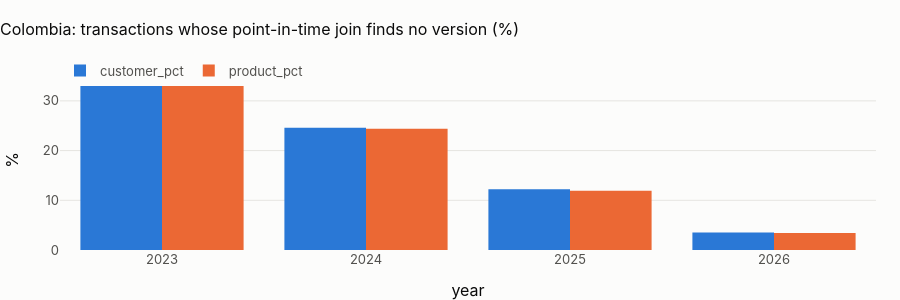

This figure's notebook cell:
### Markdown cell above
## 1 · Point-in-time keys of the transaction fact

### Code cell
cov = pl.q("""select count(*) as transactions,
                     round(100 * avg((customer_sk is null)::int), 2) as missing_customer_sk_pct,
                     round(100 * avg((product_sk is null)::int), 2) as missing_product_sk_pct,
                     round(100 * avg((customer_sk is null or product_sk is null)::int), 2) as missing_either_pct
              from {fct_transaction}""")
show(cov, paging=False)
yr = pl.q("""select year(transaction_ts_utc) as year, round(100 * avg((customer_sk is null)::int), 1) as customer_pct,
                    round(100 * avg((product_sk is null)::int), 1) as product_pct
             from {fct_transaction} group by 1 order by 1""")
fig = px.bar(
    yr.melt(id_vars="year"),
    x="year",
    y="value",
    color="variable",
    barmode="group",
    title=f"{CTRY.name}: transactions whose point-in-time join finds no version (%)",
)
fig.update_layout(height=300, yaxis_title="%", legend_title=None)
fig.show()
display(
    Markdown(
        f"**{cov.missing_either_pct.iloc[0]:.1f} % of {CTRY.name}'s transactions lose at least one key**, every one because "
        "it predates the customer's registration or the product's opening (an independence of dates in the generator). "
        "The fix is the same in every country: the first version is valid from the beginning of time."
    )
)

### Figure 1 — Plotly figure (JSON) as saved in the notebook; plotly's stock layout.template omitted (floating-point values rounded to 4 significant figures)
{"data": [{"alignmentgroup": "True", "hovertemplate": "variable=customer_pct<br>year=%{x}<br>value=%{y}<extra></extra>", "legendgroup": "customer_pct", "marker": {"color": "#2a78d6", "pattern": {"shape": ""}}, "name": "customer_pct", "offsetgroup": "customer_pct", "orientation": "v", "showlegend": true, "textposition": "auto", "type": "bar", "x": [2023, 2024, 2025, 2026], "xaxis": "x", "y": [34.4, 24.6, 12.2, 3.5], "yaxis": "y"}, {"alignmentgroup": "True", "hovertemplate": "variable=product_pct<br>year=%{x}<br>value=%{y}<extra></extra>", "legendgroup": "product_pct", "marker": {"color": "#eb6834", "pattern": {"shape": ""}}, "name": "product_pct", "offsetgroup": "product_pct", "orientation": "v", "showlegend": true, "textposition": "auto", "type": "bar", "x": [2023, 2024, 2025, 2026], "xaxis": "x", "y": [34.2, 24.4, 11.9, 3.4], "yaxis": "y"}], "layout": {"barmode": "group", "height": 300, "legend": {"title": {}, "tracegroupgap": 0}, "title": {"text": "Colombia: transactions whose point-in-time join finds no version (%)"}, "xaxis": {"anchor": "y", "domain": [0.0, 1.0], "title": {"text": "year"}}, "yaxis": {"anchor": "x", "domain": [0.0, 1.0], "title": {"text": "%"}}}}
